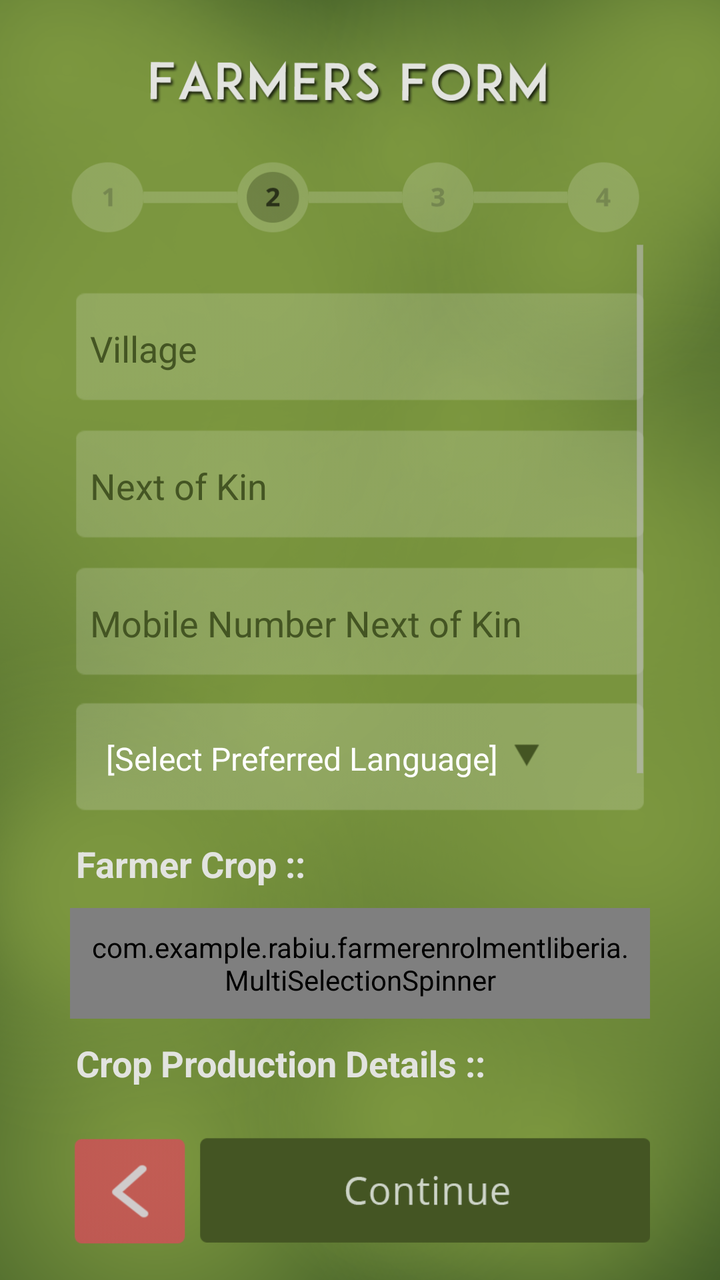
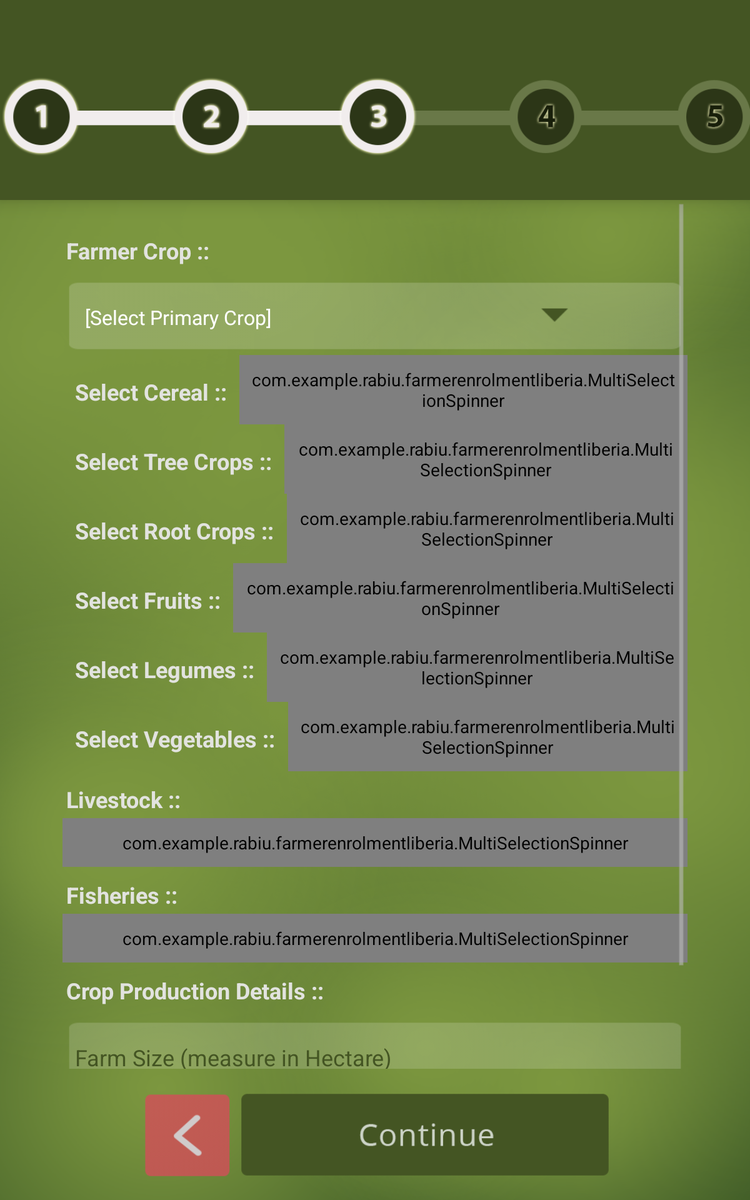

First picture: res/layout/ on a phone held upright. Second picture: the repository's own variant of that layout, on a device whose configuration matches the variant's folder. Source for both follows.
<!-- AndroidManifest.xml: application theme AppTheme -->
<!-- res/layout/third.xml -->
<?xml version="1.0" encoding="utf-8"?>
<RelativeLayout xmlns:android="http://schemas.android.com/apk/res/android"
    xmlns:tools="http://schemas.android.com/tools"
    android:layout_width="match_parent"
    android:layout_height="match_parent"
    android:background="@drawable/mainbackground">
    
    <RelativeLayout
        android:id="@+id/header"
        android:layout_width="match_parent"
        android:layout_height="wrap_content"
        android:layout_alignParentTop="true"
        android:layout_marginTop="30dp"
        android:gravity="center" >

        <ImageView
            android:layout_width="300dp"
            android:layout_height="89dp"
            android:background="@drawable/head21" />
    </RelativeLayout>

    
    <LinearLayout
        android:id="@+id/footer"
        android:layout_width="match_parent"
        android:layout_height="wrap_content"
        android:layout_alignParentBottom="true"
        android:gravity="center"
        android:layout_marginTop="15dp"
        android:layout_marginBottom="15dp"
        android:layout_marginLeft="33dp"
        android:layout_marginRight="35dp"
     >

        <ImageButton
            android:id="@+id/back2"
            android:layout_width="67dp"
            android:layout_height="60dp"
            android:background="@drawable/previous"
            />

        <ImageButton
            android:id="@+id/next2"
            android:layout_width="230dp"
            android:layout_height="60dp"
            android:background="@drawable/button" />
    </LinearLayout>


    
    <ScrollView
        android:id="@+id/container"
        android:layout_width="fill_parent"
        android:layout_height="fill_parent"
        android:layout_above="@id/footer"
        android:layout_below="@id/header"
        android:layout_marginLeft="35dp"
        android:layout_marginRight="35dp">

        
        <LinearLayout
            android:orientation="vertical"
            android:layout_width="match_parent"
            android:layout_height="wrap_content"
            android:layout_gravity="right">

            <EditText
                android:layout_width="match_parent"
                android:layout_height="wrap_content"
                android:id="@+id/evillage"
                android:background="@drawable/textfieldimage"
                android:layout_marginTop="25dp"
                android:padding="10dp"
                android:textColor="#e2e3df"
                android:singleLine="true"


                android:hint="Village"
                android:textColorHint="#445523"/>

            <EditText
                android:layout_width="match_parent"
                android:layout_height="wrap_content"
                android:id="@+id/enextofkin"
                android:background="@drawable/textfieldimage"
                android:layout_marginTop="8dp"
                android:padding="10dp"
                android:textColor="#e2e3df"
                android:singleLine="true"
                android:hint="Next of Kin"
                android:textColorHint="#445523" />

            <EditText
                android:layout_width="match_parent"
                android:layout_height="wrap_content"
                android:id="@+id/enextofkinphone"
                android:background="@drawable/textfieldimage"
                android:layout_marginTop="8dp"
                android:padding="10dp"
                android:textColor="#e2e3df"
                android:singleLine="true"
                android:hint="Mobile Number Next of Kin"
                android:textColorHint="#445523" />

            <Spinner
                android:layout_width="match_parent"
                android:layout_height="wrap_content"
                android:id="@+id/elanguage"
                android:entries="@array/language"

                android:layout_marginTop="7dp"
                android:padding="10dp"
                android:textColor="#e2e3df"
                android:background="@drawable/dropdown"/>

            <TextView
                android:layout_width="wrap_content"
                android:layout_height="wrap_content"
                android:text="@string/farmerscrop"
                android:id="@+id/farmerscrop"
                android:textColor="#e2e3df"
                android:textSize="18dp"
                android:textStyle="bold"
                android:padding="3dp"
                android:layout_marginTop="7dp"

                />

            <com.example.rabiu.farmerenrolmentliberia.MultiSelectionSpinner
                android:layout_width="match_parent"
                android:layout_height="wrap_content"
                android:id="@+id/efarmercrop"
                android:layout_marginTop="7dp"
                android:padding="10dp"
                android:background="@drawable/textfieldimage"
                />

            <TextView
                android:layout_width="wrap_content"
                android:layout_height="wrap_content"
                android:text="@string/cropproduction"
                android:id="@+id/textViewt"
                android:textColor="#e2e3df"
                android:textSize="18dp"
                android:textStyle="bold"
                android:padding="3dp"
                android:layout_marginTop="7dp"/>



            <EditText
                android:layout_width="match_parent"
                android:layout_height="wrap_content"
                android:id="@+id/efarmsize"
                android:background="@drawable/textfieldimage"
                android:layout_marginTop="8dp"
                android:padding="10dp"
                android:textColor="#e2e3df"
                android:singleLine="true"

                android:hint="Farm Size (measure in Hectare)"
                android:textColorHint="#445523"
                android:inputType="number" />


            <EditText
                android:layout_width="match_parent"
                android:layout_height="wrap_content"
                android:id="@+id/efarmlocation"
                android:background="@drawable/textfieldimage"
                android:layout_marginTop="8dp"
                android:padding="10dp"
                android:textColor="#e2e3df"
                android:singleLine="true"

                android:hint="Farm Location"
                android:textColorHint="#445523"/>

            <TextView
                android:layout_width="wrap_content"
                android:layout_height="wrap_content"
                android:text="@string/agricservices"
                android:id="@+id/textVi"
                android:textColor="#e2e3df"
                android:textSize="18dp"
                android:textStyle="bold"
                android:padding="3dp"
                android:layout_marginTop="7dp"/>

            <com.example.rabiu.farmerenrolmentliberia.MultiSelectionSpinner
                android:layout_width="match_parent"
                android:layout_height="wrap_content"
                android:id="@+id/agricservices"
                android:layout_marginTop="7dp"
                android:padding="10dp"
                android:background="@drawable/textfieldimage"/>


        </LinearLayout>

    </ScrollView>

</RelativeLayout>
<!-- resources referenced by this layout -->
<resources>
  <string-array name="language">
          <item>[Select Preferred Language]</item>
          <item> English</item>
          <item> Kpelleh</item>
          <item> Bassa</item>
          <item> Vai</item>
          <item> Gola</item>
          <item> Grebo</item>
          <item> Kra</item>
          <item> Lorma</item>
          <item> Kru</item>
          <item> Kissi</item>
          <item> Mendi</item>
          <item> Mandingo</item>
          <item> Krahn</item>
          <item> Mano</item>
          <item> Gio</item>
          <item> Belle </item>
          <item> Dai</item>
      </string-array>
  <!-- drawable button: png bitmap (drawable-hdpi, 4282 bytes) -->
  <!-- drawable dropdown: png bitmap (drawable-hdpi, 1707 bytes) -->
  <!-- drawable head21: png bitmap (drawable-hdpi, 32871 bytes) -->
  <!-- drawable mainbackground: png bitmap (drawable-hdpi, 461394 bytes) -->
  <!-- drawable previous: png bitmap (drawable-hdpi, 3193 bytes) -->
  <!-- drawable textfieldimage: png bitmap (drawable-hdpi, 1570 bytes) -->
  <string name="agricservices"> What Agric Services Do You Require ::</string>
  <string name="cropproduction"> Crop Production Details ::</string>
  <string name="farmerscrop">  Farmer Crop ::</string>
  <style name="AppTheme" parent="AppTheme.Base">
          
      </style>
  <style name="AppTheme.Base" parent="@android:style/Theme.Holo.Light.DarkActionBar">
  
          <item name="android:spinnerDropDownItemStyle">@style/mySpinnerItemStyle1</item>
          <item name="android:spinnerItemStyle">@style/mySpinnerItemStyle</item>
          <item name="android:alertDialogStyle">@style/mySpinnerItemStyle1</item>
          <item name="android:textColorAlertDialogListItem">@style/mySpinnerItemStyle1</item>
          <item name="android:dialogMessage">@style/mySpinnerItemStyle1</item>
          <item name="android:dialogPreferenceStyle">@style/mySpinnerItemStyle1</item>
  
      </style>
  <style name="mySpinnerItemStyle1" parent="@android:style/Widget.Holo.DropDownItem.Spinner">
  
          <item name="android:textColor">@color/green</item>
      </style>
  <style name="mySpinnerItemStyle" parent="@android:style/Widget.Holo.DropDownItem.Spinner">
          <item name="android:textColor">@color/whitetransparent</item>
  
      </style>
  <color name="green">#445523</color>
  <color name="whitetransparent">#ffffff</color>
</resources>
<!-- res/layout-sw600dp/third.xml (the author's variant of the layout above) -->
<!-- drawn on a 7-inch tablet held upright -->
<?xml version="1.0" encoding="utf-8"?>
<RelativeLayout xmlns:android="http://schemas.android.com/apk/res/android"
    xmlns:tools="http://schemas.android.com/tools"
    android:layout_width="match_parent"
    android:layout_height="match_parent"
    android:background="@drawable/mainbackground">
    
    <android.support.v7.widget.Toolbar
        android:id="@+id/my_action_bar_toolbar"
        android:layout_width="match_parent"
        android:layout_height="160dp"
        android:background="#445523"
        android:minHeight="160dp"
        android:elevation="10dp"
        >
        <ImageView
            android:id="@+id/imageView"
            android:layout_width="wrap_content"
            android:layout_height="wrap_content"
            android:src="@drawable/pgthree"
            />
    </android.support.v7.widget.Toolbar>

    
    <LinearLayout
        android:id="@+id/footer"
        android:layout_width="match_parent"
        android:layout_height="wrap_content"
        android:layout_alignParentBottom="true"
        android:gravity="center"
        android:layout_marginTop="15dp"
        android:layout_marginBottom="15dp"
        android:layout_marginLeft="33dp"
        android:layout_marginRight="35dp"
     >

        <ImageButton
            android:id="@+id/back2"
            android:layout_width="82dp"
            android:layout_height="75dp"
            android:background="@drawable/previous"
            />

        <ImageButton
            android:id="@+id/next2"
            android:layout_width="300dp"
            android:layout_height="75dp"
            android:background="@drawable/button" />
    </LinearLayout>


    
    <ScrollView
        android:id="@+id/container"
        android:layout_width="fill_parent"
        android:layout_height="fill_parent"
        android:layout_above="@id/footer"
        android:layout_below="@id/my_action_bar_toolbar"
        android:layout_marginLeft="50dp"
        android:layout_marginRight="50dp">

        
        <LinearLayout
            android:orientation="vertical"
            android:layout_width="match_parent"
            android:layout_height="wrap_content"
            android:layout_gravity="right">

            <TextView
                android:layout_width="wrap_content"
                android:layout_height="wrap_content"
                android:text="@string/farmerscrop"
                android:id="@+id/farmerscrop"
                android:textColor="#e2e3df"
                android:textSize="18dp"
                android:textStyle="bold"
                android:padding="3dp"
                android:layout_marginTop="25dp"

                />

            <Spinner
                android:layout_width="match_parent"
                android:layout_height="wrap_content"
                android:id="@+id/primary_crop"
                android:entries="@array/primarycrops"
                android:layout_marginTop="8dp"
                android:padding="10dp"
                android:textColor="#e2e3df"
                android:background="@drawable/dropdown"/>

            <LinearLayout
                android:orientation="horizontal"
                android:layout_width="match_parent"
                android:layout_height="wrap_content">

                <TextView
                    android:layout_width="wrap_content"
                    android:layout_height="wrap_content"
                    android:text="Select Cereal ::"
                    android:textColor="#e2e3df"
                    android:textSize="18dp"
                    android:textStyle="bold"
                    android:padding="10dp"
                    android:layout_marginTop="7dp"
                    />

            <com.example.rabiu.farmerenrolmentliberia.MultiSelectionSpinner
                android:layout_width="match_parent"
                android:layout_height="wrap_content"
                android:id="@+id/efarmercrop"
                android:padding="10dp"
                android:background="@drawable/textfieldimage"
                />
            </LinearLayout>

        <LinearLayout
            android:orientation="horizontal"
            android:layout_width="match_parent"
            android:layout_height="wrap_content">

            <TextView
                android:layout_width="wrap_content"
                android:layout_height="wrap_content"
                android:text="Select Tree Crops ::"
                android:textColor="#e2e3df"
                android:textSize="18dp"
                android:textStyle="bold"
                android:padding="10dp"
                android:layout_marginTop="7dp"
                />

            <com.example.rabiu.farmerenrolmentliberia.MultiSelectionSpinner
                android:layout_width="match_parent"
                android:layout_height="wrap_content"
                android:id="@+id/etreecrops"
                android:padding="10dp"
                android:background="@drawable/textfieldimage"
                />

            </LinearLayout>

        <LinearLayout
            android:orientation="horizontal"
            android:layout_width="match_parent"
            android:layout_height="wrap_content">

            <TextView
                android:layout_width="wrap_content"
                android:layout_height="wrap_content"
                android:text="Select Root Crops ::"
                android:textColor="#e2e3df"
                android:textSize="18dp"
                android:textStyle="bold"
                android:padding="10dp"
                android:layout_marginTop="7dp"
                />
            <com.example.rabiu.farmerenrolmentliberia.MultiSelectionSpinner
                android:layout_width="match_parent"
                android:layout_height="wrap_content"
                android:id="@+id/eroots"
                android:padding="10dp"
                android:background="@drawable/textfieldimage"
                />

            </LinearLayout>

        <LinearLayout
            android:orientation="horizontal"
            android:layout_width="match_parent"
            android:layout_height="wrap_content">

            <TextView
                android:layout_width="wrap_content"
                android:layout_height="wrap_content"
                android:text="Select Fruits ::"
                android:textColor="#e2e3df"
                android:textSize="18dp"
                android:textStyle="bold"
                android:padding="10dp"
                android:layout_marginTop="7dp"
                />
            <com.example.rabiu.farmerenrolmentliberia.MultiSelectionSpinner
                android:layout_width="match_parent"
                android:layout_height="wrap_content"
                android:id="@+id/efruits"
                android:padding="10dp"
                android:background="@drawable/textfieldimage"
                />
            </LinearLayout>

        <LinearLayout
            android:orientation="horizontal"
            android:layout_width="match_parent"
            android:layout_height="wrap_content">

            <TextView
                android:layout_width="wrap_content"
                android:layout_height="wrap_content"
                android:text="Select Legumes ::"
                android:textColor="#e2e3df"
                android:textSize="18dp"
                android:textStyle="bold"
                android:padding="10dp"
                android:layout_marginTop="7dp"
                />
            <com.example.rabiu.farmerenrolmentliberia.MultiSelectionSpinner
                android:layout_width="match_parent"
                android:layout_height="wrap_content"
                android:id="@+id/elegumes"
                android:padding="10dp"
                android:background="@drawable/textfieldimage"
                />
            </LinearLayout>

        <LinearLayout
            android:orientation="horizontal"
            android:layout_width="match_parent"
            android:layout_height="wrap_content">

            <TextView
                android:layout_width="wrap_content"
                android:layout_height="wrap_content"
                android:text="Select Vegetables ::"
                android:textColor="#e2e3df"
                android:textSize="18dp"
                android:textStyle="bold"
                android:padding="10dp"
                android:layout_marginTop="7dp"
                />
            <com.example.rabiu.farmerenrolmentliberia.MultiSelectionSpinner
                android:layout_width="match_parent"
                android:layout_height="wrap_content"
                android:id="@+id/evegetables"
                android:padding="10dp"
                android:background="@drawable/textfieldimage"
                />
            </LinearLayout>

            <TextView
                android:layout_width="wrap_content"
                android:layout_height="wrap_content"
                android:text="Livestock ::"
                android:id="@+id/farmerslivestock"
                android:textColor="#e2e3df"
                android:textSize="18dp"
                android:textStyle="bold"
                android:padding="3dp"
                android:layout_marginTop="7dp"

                />

            <com.example.rabiu.farmerenrolmentliberia.MultiSelectionSpinner
                android:layout_width="match_parent"
                android:layout_height="wrap_content"
                android:id="@+id/efarmerlivestock"
                android:padding="10dp"
                android:background="@drawable/textfieldimage"
                />




            <TextView
                android:layout_width="wrap_content"
                android:layout_height="wrap_content"
                android:text="Fisheries ::"
                android:id="@+id/farmersfisheries"
                android:textColor="#e2e3df"
                android:textSize="18dp"
                android:textStyle="bold"
                android:padding="3dp"
                android:layout_marginTop="7dp"

                />

            <com.example.rabiu.farmerenrolmentliberia.MultiSelectionSpinner
                android:layout_width="match_parent"
                android:layout_height="wrap_content"
                android:id="@+id/efarmersfisheries"
                android:padding="10dp"
                android:background="@drawable/textfieldimage"
                />

            <TextView
                android:layout_width="wrap_content"
                android:layout_height="wrap_content"
                android:text="@string/cropproduction"
                android:id="@+id/textViewt"
                android:textColor="#e2e3df"
                android:textSize="18dp"
                android:textStyle="bold"
                android:padding="3dp"
                android:layout_marginTop="7dp"/>



            <EditText
                android:layout_width="match_parent"
                android:layout_height="wrap_content"
                android:id="@+id/efarmsize"
                android:background="@drawable/textfieldimage"
                android:layout_marginTop="8dp"
                android:padding="10dp"
                android:textColor="#e2e3df"
                android:singleLine="true"

                android:hint="Farm Size (measure in Hectare)"
                android:textColorHint="#445523"
                android:inputType="number" />


            <EditText
                android:layout_width="match_parent"
                android:layout_height="wrap_content"
                android:id="@+id/efarmlocation"
                android:background="@drawable/textfieldimage"
                android:layout_marginTop="8dp"
                android:padding="10dp"
                android:textColor="#e2e3df"
                android:singleLine="true"

                android:hint="Farm Location"
                android:textColorHint="#445523"/>




        </LinearLayout>

    </ScrollView>

</RelativeLayout>
<!-- resources referenced by the variant -->
<!-- as a 7-inch tablet held upright resolves them -->
<resources>
  <string-array name="primarycrops">
  
          <item>[Select Primary Crop]</item>
          <item>Corn</item>
          <item>Rice</item>
          <item>Cocoayam</item>
          <item>Vegetables</item>
          <item>Yams</item>
          <item>Cassava</item>
          <item>Soybeans</item>
          <item>Cocoa</item>
          <item>Sorghum</item>
          <item>Cotton</item>
          <item>Oilpalm</item>
          <item>Tomatoes</item>
          <item>Ginger</item>
          <item>Sweet Potato</item>
          <item>Sesame</item>
          <item>Wheat</item>
          <item>Groundnut</item>
          <item>Cashew</item>
          <item>Sugar-Cane</item>
  
      </string-array>
  <!-- drawable button: png bitmap (drawable-hdpi, 4282 bytes) -->
  <!-- drawable dropdown: png bitmap (drawable-hdpi, 1707 bytes) -->
  <!-- drawable mainbackground: png bitmap (drawable-hdpi, 461394 bytes) -->
  <!-- drawable pgthree: png bitmap (drawable-hdpi, 23972 bytes) -->
  <!-- drawable previous: png bitmap (drawable-hdpi, 3193 bytes) -->
  <!-- drawable textfieldimage: png bitmap (drawable-hdpi, 1570 bytes) -->
  <string name="cropproduction"> Crop Production Details ::</string>
  <string name="farmerscrop">  Farmer Crop ::</string>
  <style name="AppTheme" parent="AppTheme.Base">
          
      </style>
  <style name="AppTheme.Base" parent="@android:style/Theme.Holo.Light.DarkActionBar">
  
          <item name="android:spinnerDropDownItemStyle">@style/mySpinnerItemStyle1</item>
          <item name="android:spinnerItemStyle">@style/mySpinnerItemStyle</item>
          <item name="android:alertDialogStyle">@style/mySpinnerItemStyle1</item>
          <item name="android:textColorAlertDialogListItem">@style/mySpinnerItemStyle1</item>
          <item name="android:dialogMessage">@style/mySpinnerItemStyle1</item>
          <item name="android:dialogPreferenceStyle">@style/mySpinnerItemStyle1</item>
  
      </style>
  <style name="mySpinnerItemStyle1" parent="@android:style/Widget.Holo.DropDownItem.Spinner">
  
          <item name="android:textColor">@color/green</item>
      </style>
  <style name="mySpinnerItemStyle" parent="@android:style/Widget.Holo.DropDownItem.Spinner">
          <item name="android:textColor">@color/whitetransparent</item>
  
      </style>
  <color name="green">#445523</color>
  <color name="whitetransparent">#ffffff</color>
</resources>
